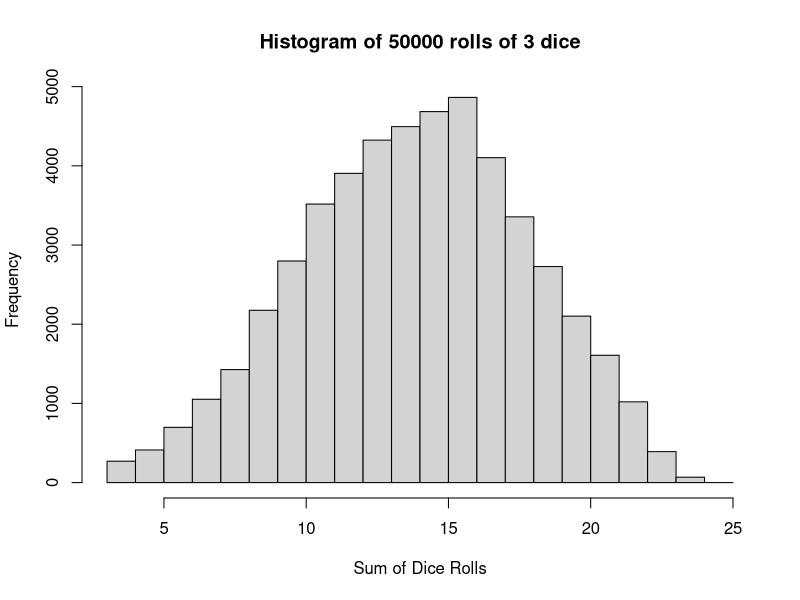

Source code (R):
## ---- chunk 1
# Function to simulate loaded dice rolls and produce histogram
simulate_loaded_dice_rolls <- function(max_rolls = 50000, sides = 8, num_of_dice = 3) {
  
  # Define probabilities for each side of the die
  probabilities <- rep(1/10, sides)
  probabilities[7] <- 2/10  # Setting higher probability for number 7
  
  # Function to roll a single loaded die
  roll_loaded_die <- function() {
    sample(1:sides, size = 1, prob = probabilities)
  }
  
  # Function to roll multiple dice and sum their outcomes
  roll_loaded_dice <- function(num_dice) {
    sum(replicate(num_dice, roll_loaded_die()))
  }
  
  # Simulate rolls
  rolls <- replicate(max_rolls, roll_loaded_dice(num_of_dice))
  
  # Plot histogram
  hist(rolls, breaks = seq(min(rolls), max(rolls) + 1, by = 1), 
       main = paste("Histogram of", max_rolls, "rolls of", num_of_dice, "dice"),
       xlab = "Sum of Dice Rolls",
       ylab = "Frequency")
}

# Example usage:
simulate_loaded_dice_rolls()



## ---- chunk 2
# Function to rescale numeric vector to [0, 1]
rescale01 <- function(x) {
  # Check if all elements of x are numeric
  if (!all(is.numeric(x))) {
    stop("inputs must all be numeric")
  }
  
  # Replace -Inf with 0 and Inf with 1
  x[x == -Inf] <- 0
  x[x == Inf] <- 1
  
  return(x)
}

# Test cases
# Case 1: Numeric vector with -Inf and Inf
input1 <- c(0.5, 1, -Inf, 2, Inf, 3)
result1 <- rescale01(input1)
print(result1)
# Expected output: 0.5  1.0  0.0  2.0  1.0  3.0

# Case 2: Numeric vector without -Inf and Inf
input2 <- c(0.1, 0.8, 0.3, 0.9)
result2 <- rescale01(input2)
print(result2)
# Expected output: 0.1  0.8  0.3  0.9

# Case 3: Numeric vector with only Inf
input3 <- c(Inf, Inf, Inf)
result3 <- rescale01(input3)
print(result3)
# Expected output: 1.0  1.0  1.0

# Case 4: Numeric vector with only -Inf
input4 <- c(-Inf, -Inf, -Inf)
result4 <- rescale01(input4)
print(result4)
# Expected output: 0.0  0.0  0.0

# Case 5: Non-numeric vector
input5 <- c("a", "b", "c")
tryCatch({
  result5 <- rescale01(input5)
  print(result5)
}, error = function(e) {
  print(paste("Error:", e))
})
# Expected output: Error: inputs must all be numeric


## ---- chunk 3
# Function to count NA values in the same positions of two vectors
count_na_both <- function(vec1, vec2) {
  # Check if vectors are of the same length
  if (length(vec1) != length(vec2)) {
    stop("vectors must be the same length")
  }
  
  # Count positions where both vectors have NA
  num_na_both <- sum(is.na(vec1) & is.na(vec2))
  
  return(num_na_both)
}

# Test cases
# Case 1: Vectors with NA at same positions
vec1 <- c(1, NA, 3, NA, 5)
vec2 <- c(NA, 2, NA, 4, NA)
result1 <- count_na_both(vec1, vec2)
print(result1)
# Expected output: 2 (positions 2 and 5 have NA in both vectors)

# Case 2: Vectors with no NA at same positions
vec3 <- c(1, 2, 3, 4, 5)
vec4 <- c(NA, NA, NA, NA, NA)
result2 <- count_na_both(vec3, vec4)
print(result2)
# Expected output: 0 (no positions have NA in both vectors)

# Case 3: Vectors of different lengths
vec5 <- c(1, 2, 3)
vec6 <- c(NA, NA, NA, NA)
tryCatch({
  result3 <- count_na_both(vec5, vec6)
  print(result3)
}, error = function(e) {
  print(paste("Error:", e))
})
# Expected output: Error: vectors must be the same length


## ---- chunk 4
fizzbuzz <- function(number) {
  if (number %% 3 == 0 && number %% 5 == 0) {
    return("fizzbuzz")
  } else if (number %% 3 == 0) {
    return("fizz")
  } else if (number %% 5 == 0) {
    return("buzz")
  } else {
    return(as.character(number))
  }
}

# Test cases
print(fizzbuzz(3))    # Output: "fizz"
print(fizzbuzz(5))    # Output: "buzz"
print(fizzbuzz(15))   # Output: "fizzbuzz"
print(fizzbuzz(7))    # Output: "7"


## ---- chunk 5
get_temp_desc <- function(temp) {
  temperature_labels <- c("freezing", "cold", "cool", "warm", "hot")
  cutpoints <- c(-Inf, 0, 10, 20, 30, Inf)
  
  desc <- cut(temp, breaks = cutpoints, labels = temperature_labels)
  
  return(as.character(desc))
}

# Test cases
print(get_temp_desc(-5))   # Output: "freezing"
print(get_temp_desc(8))    # Output: "cold"
print(get_temp_desc(15))   # Output: "cool"
print(get_temp_desc(25))   # Output: "warm"
print(get_temp_desc(35))   # Output: "hot"


